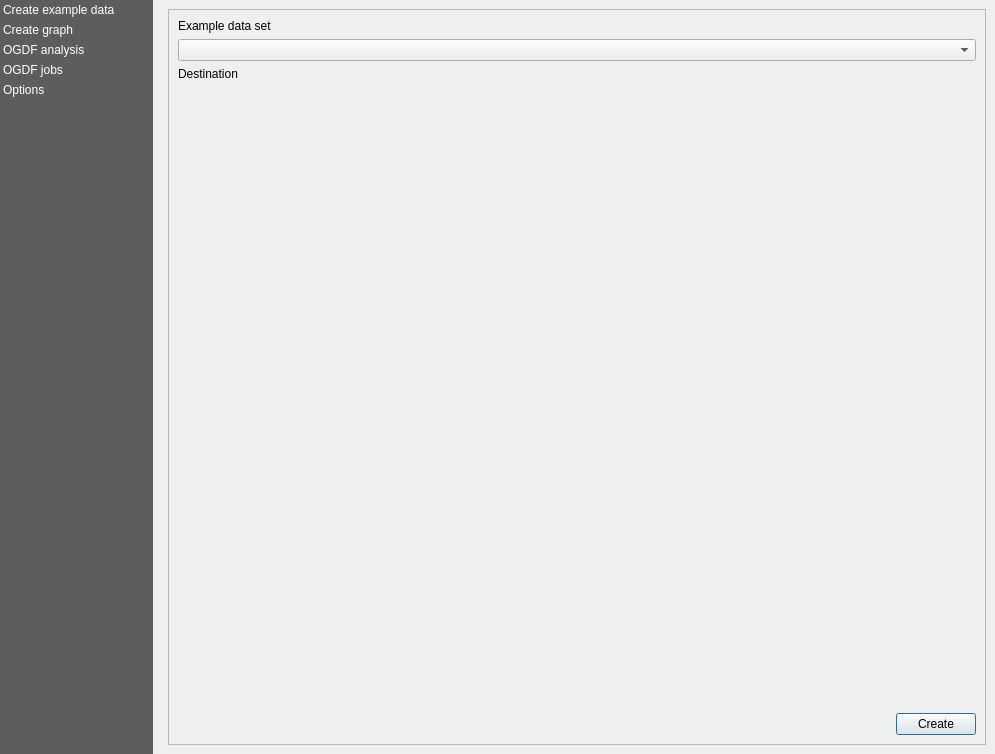
<?xml version="1.0" encoding="UTF-8"?>
<ui version="4.0">
 <class>content_window</class>
 <widget class="QDialog" name="content_window">
  <property name="windowModality">
   <enum>Qt::WindowModal</enum>
  </property>
  <property name="geometry">
   <rect>
    <x>0</x>
    <y>0</y>
    <width>995</width>
    <height>754</height>
   </rect>
  </property>
  <property name="windowTitle">
   <string notr="true">Proto Plugin</string>
  </property>
  <property name="accessibleName">
   <string/>
  </property>
  <layout class="QHBoxLayout" name="horizontalLayout_2">
   <property name="leftMargin">
    <number>0</number>
   </property>
   <property name="topMargin">
    <number>0</number>
   </property>
   <property name="rightMargin">
    <number>0</number>
   </property>
   <property name="bottomMargin">
    <number>0</number>
   </property>
   <item>
    <widget class="QListWidget" name="menu_list">
     <property name="sizePolicy">
      <sizepolicy hsizetype="Minimum" vsizetype="Expanding">
       <horstretch>0</horstretch>
       <verstretch>0</verstretch>
      </sizepolicy>
     </property>
     <property name="minimumSize">
      <size>
       <width>100</width>
       <height>200</height>
      </size>
     </property>
     <property name="maximumSize">
      <size>
       <width>153</width>
       <height>16777215</height>
      </size>
     </property>
     <property name="styleSheet">
      <string notr="true">QListWidget{
	background-color: rgb(69, 69, 69, 220);
	outline: 0;
}
QListWidget::item {
	color: white;
	padding: 3px;
}
QListWidget::item::selected {
	color: black;
	background-color:palette(Window);
    padding-right: 0px;
}</string>
     </property>
     <property name="frameShape">
      <enum>QFrame::Box</enum>
     </property>
     <property name="lineWidth">
      <number>0</number>
     </property>
     <property name="showDropIndicator" stdset="0">
      <bool>true</bool>
     </property>
     <property name="iconSize">
      <size>
       <width>32</width>
       <height>32</height>
      </size>
     </property>
     <property name="movement">
      <enum>QListView::Static</enum>
     </property>
     <property name="layoutMode">
      <enum>QListView::SinglePass</enum>
     </property>
     <property name="viewMode">
      <enum>QListView::ListMode</enum>
     </property>
     <property name="uniformItemSizes">
      <bool>true</bool>
     </property>
     <property name="currentRow">
      <number>-1</number>
     </property>
     <property name="sortingEnabled">
      <bool>false</bool>
     </property>
     <item>
      <property name="text">
       <string>Create example data</string>
      </property>
     </item>
     <item>
      <property name="text">
       <string>Create graph</string>
      </property>
     </item>
     <item>
      <property name="text">
       <string>OGDF analysis</string>
      </property>
     </item>
     <item>
      <property name="text">
       <string>OGDF jobs</string>
      </property>
     </item>
     <item>
      <property name="text">
       <string>Options</string>
      </property>
     </item>
    </widget>
   </item>
   <item>
    <widget class="QWidget" name="content_widget" native="true">
     <layout class="QVBoxLayout" name="content_widget_layout">
      <item>
       <widget class="QScrollArea" name="content_scroll">
        <property name="widgetResizable">
         <bool>true</bool>
        </property>
        <widget class="QWidget" name="scroll_inside_widget">
         <property name="geometry">
          <rect>
           <x>0</x>
           <y>0</y>
           <width>816</width>
           <height>734</height>
          </rect>
         </property>
         <property name="minimumSize">
          <size>
           <width>783</width>
           <height>0</height>
          </size>
         </property>
         <layout class="QVBoxLayout" name="verticalLayout_5">
          <property name="leftMargin">
           <number>0</number>
          </property>
          <property name="topMargin">
           <number>0</number>
          </property>
          <property name="rightMargin">
           <number>0</number>
          </property>
          <property name="bottomMargin">
           <number>0</number>
          </property>
          <item>
           <widget class="QStackedWidget" name="stacked_content_views">
            <property name="currentIndex">
             <number>0</number>
            </property>
            <widget class="QWidget" name="create_example_data">
             <property name="sizePolicy">
              <sizepolicy hsizetype="Preferred" vsizetype="Maximum">
               <horstretch>0</horstretch>
               <verstretch>0</verstretch>
              </sizepolicy>
             </property>
             <layout class="QVBoxLayout" name="verticalLayout_2">
              <item>
               <layout class="QFormLayout" name="formLayout">
                <item row="0" column="0">
                 <widget class="QLabel" name="example_data_label">
                  <property name="text">
                   <string>Example data set</string>
                  </property>
                 </widget>
                </item>
                <item row="1" column="0" colspan="2">
                 <widget class="QComboBox" name="example_data_input"/>
                </item>
                <item row="2" column="0">
                 <widget class="QLabel" name="example_data_output_label">
                  <property name="text">
                   <string>Destination</string>
                  </property>
                 </widget>
                </item>
                <item row="3" column="0" colspan="2">
                 <widget class="QgsFileWidget" name="example_data_output">
                  <property name="useLink">
                   <bool>false</bool>
                  </property>
                  <property name="fullUrl">
                   <bool>false</bool>
                  </property>
                  <property name="dialogTitle">
                   <string/>
                  </property>
                  <property name="storageMode">
                   <enum>QgsFileWidget::SaveFile</enum>
                  </property>
                 </widget>
                </item>
               </layout>
              </item>
              <item>
               <layout class="QHBoxLayout" name="horizontalLayout">
                <item>
                 <spacer name="horizontalSpacer_3">
                  <property name="orientation">
                   <enum>Qt::Horizontal</enum>
                  </property>
                  <property name="sizeHint" stdset="0">
                   <size>
                    <width>40</width>
                    <height>20</height>
                   </size>
                  </property>
                 </spacer>
                </item>
                <item>
                 <widget class="QPushButton" name="create_example_data_btn">
                  <property name="text">
                   <string>Create</string>
                  </property>
                  <property name="autoDefault">
                   <bool>true</bool>
                  </property>
                  <property name="default">
                   <bool>false</bool>
                  </property>
                  <property name="flat">
                   <bool>false</bool>
                  </property>
                 </widget>
                </item>
               </layout>
              </item>
             </layout>
            </widget>
            <widget class="QWidget" name="create_graph">
             <layout class="QVBoxLayout" name="verticalLayout_7">
              <item>
               <layout class="QVBoxLayout" name="verticalLayout">
                <item>
                 <widget class="QTabWidget" name="tabWidget">
                  <property name="currentIndex">
                   <number>0</number>
                  </property>
                  <widget class="QWidget" name="create_graph_params">
                   <attribute name="title">
                    <string>Parameters</string>
                   </attribute>
                   <widget class="QWidget" name="formLayoutWidget_2">
                    <property name="geometry">
                     <rect>
                      <x>9</x>
                      <y>9</y>
                      <width>791</width>
                      <height>161</height>
                     </rect>
                    </property>
                    <layout class="QFormLayout" name="formLayout_2">
                     <item row="0" column="1">
                      <widget class="QLabel" name="create_graph_input_label">
                       <property name="text">
                        <string>Raster or vector layer (only points or lines)</string>
                       </property>
                      </widget>
                     </item>
                     <item row="1" column="1">
                      <layout class="QHBoxLayout" name="horizontalLayout_5">
                       <item>
                        <widget class="QgsMapLayerComboBox" name="create_graph_input"/>
                       </item>
                       <item>
                        <widget class="QToolButton" name="create_graph_input_tools">
                         <property name="text">
                          <string>...</string>
                         </property>
                        </widget>
                       </item>
                      </layout>
                     </item>
                     <item row="3" column="1">
                      <widget class="QLabel" name="create_graph_output_label">
                       <property name="text">
                        <string>Destination</string>
                       </property>
                      </widget>
                     </item>
                     <item row="4" column="1">
                      <widget class="QgsFileWidget" name="create_graph_dest_output">
                       <property name="useLink">
                        <bool>false</bool>
                       </property>
                       <property name="fullUrl">
                        <bool>false</bool>
                       </property>
                       <property name="dialogTitle">
                        <string/>
                       </property>
                       <property name="storageMode">
                        <enum>QgsFileWidget::SaveFile</enum>
                       </property>
                      </widget>
                     </item>
                     <item row="2" column="1">
                      <widget class="QCheckBox" name="random_graph_checkbox">
                       <property name="text">
                        <string>Random graph</string>
                       </property>
                      </widget>
                     </item>
                    </layout>
                   </widget>
                   <widget class="QgsCollapsibleGroupBox" name="mGroupBox">
                    <property name="geometry">
                     <rect>
                      <x>10</x>
                      <y>180</y>
                      <width>791</width>
                      <height>291</height>
                     </rect>
                    </property>
                    <property name="title">
                     <string>Advanced Parameters</string>
                    </property>
                    <property name="alignment">
                     <set>Qt::AlignLeading|Qt::AlignLeft|Qt::AlignVCenter</set>
                    </property>
                    <property name="flat">
                     <bool>false</bool>
                    </property>
                    <property name="checkable">
                     <bool>false</bool>
                    </property>
                    <property name="collapsed">
                     <bool>false</bool>
                    </property>
                    <property name="scrollOnExpand">
                     <bool>false</bool>
                    </property>
                    <property name="saveCollapsedState">
                     <bool>true</bool>
                    </property>
                    <property name="saveCheckedState">
                     <bool>false</bool>
                    </property>
                    <widget class="QWidget" name="formLayoutWidget_3">
                     <property name="geometry">
                      <rect>
                       <x>10</x>
                       <y>30</y>
                       <width>771</width>
                       <height>291</height>
                      </rect>
                     </property>
                     <layout class="QFormLayout" name="formLayout_3">
                      <item row="2" column="0">
                       <widget class="QLabel" name="create_graph_cost_label">
                        <property name="text">
                         <string>Cost field [optional]</string>
                        </property>
                       </widget>
                      </item>
                      <item row="3" column="0" colspan="2">
                       <widget class="QgsFieldComboBox" name="create_graph_cost_input"/>
                      </item>
                      <item row="6" column="0">
                       <widget class="QLabel" name="create_graph_raster_label">
                        <property name="text">
                         <string>Rasterdata [optional]</string>
                        </property>
                       </widget>
                      </item>
                      <item row="7" column="0" colspan="2">
                       <layout class="QHBoxLayout" name="horizontalLayout_6">
                        <item>
                         <widget class="QgsFeaturePickerWidget" name="create_graph_raster_input"/>
                        </item>
                        <item>
                         <widget class="QToolButton" name="create_graph_raster_input_tools">
                          <property name="text">
                           <string>...</string>
                          </property>
                         </widget>
                        </item>
                       </layout>
                      </item>
                      <item row="8" column="0">
                       <widget class="QLabel" name="create_graph_rastertype_label">
                        <property name="text">
                         <string>Rasterdata type [optional]</string>
                        </property>
                       </widget>
                      </item>
                      <item row="9" column="0" colspan="2">
                       <widget class="QComboBox" name="create_graph_rastertype_input">
                        <item>
                         <property name="text">
                          <string>elevation</string>
                         </property>
                        </item>
                        <item>
                         <property name="text">
                          <string>prohibited area</string>
                         </property>
                        </item>
                        <item>
                         <property name="text">
                          <string>cost</string>
                         </property>
                        </item>
                       </widget>
                      </item>
                      <item row="0" column="0">
                       <widget class="QLabel" name="create_graph_distance_label">
                        <property name="text">
                         <string>Distance</string>
                        </property>
                       </widget>
                      </item>
                      <item row="1" column="0" colspan="2">
                       <widget class="QComboBox" name="create_graph_distance_input">
                        <item>
                         <property name="text">
                          <string>euclidian</string>
                         </property>
                        </item>
                        <item>
                         <property name="text">
                          <string>shortest path</string>
                         </property>
                        </item>
                       </widget>
                      </item>
                      <item row="4" column="0">
                       <widget class="QLabel" name="create_graph_poi_label">
                        <property name="text">
                         <string>Points of interest [optional] (point layer, only if line layer)</string>
                        </property>
                       </widget>
                      </item>
                      <item row="5" column="0" colspan="2">
                       <widget class="QgsFileWidget" name="create_graph_poi_input"/>
                      </item>
                     </layout>
                    </widget>
                   </widget>
                  </widget>
                  <widget class="QWidget" name="tab_4">
                   <attribute name="title">
                    <string>Log</string>
                   </attribute>
                   <widget class="QWidget" name="verticalLayoutWidget_2">
                    <property name="geometry">
                     <rect>
                      <x>10</x>
                      <y>10</y>
                      <width>791</width>
                      <height>641</height>
                     </rect>
                    </property>
                    <layout class="QVBoxLayout" name="verticalLayout_3">
                     <item>
                      <widget class="QTextBrowser" name="create_graph_log"/>
                     </item>
                    </layout>
                   </widget>
                  </widget>
                 </widget>
                </item>
               </layout>
              </item>
              <item>
               <layout class="QHBoxLayout" name="horizontalLayout_3">
                <item>
                 <spacer name="horizontalSpacer">
                  <property name="orientation">
                   <enum>Qt::Horizontal</enum>
                  </property>
                  <property name="sizeHint" stdset="0">
                   <size>
                    <width>40</width>
                    <height>20</height>
                   </size>
                  </property>
                 </spacer>
                </item>
                <item>
                 <widget class="QPushButton" name="create_graph_show_btn">
                  <property name="text">
                   <string>Show</string>
                  </property>
                  <property name="checkable">
                   <bool>false</bool>
                  </property>
                  <property name="checked">
                   <bool>false</bool>
                  </property>
                  <property name="autoRepeat">
                   <bool>false</bool>
                  </property>
                  <property name="autoExclusive">
                   <bool>false</bool>
                  </property>
                  <property name="autoDefault">
                   <bool>true</bool>
                  </property>
                  <property name="default">
                   <bool>false</bool>
                  </property>
                  <property name="flat">
                   <bool>false</bool>
                  </property>
                 </widget>
                </item>
                <item>
                 <widget class="QPushButton" name="create_graph_create_btn">
                  <property name="text">
                   <string>Create</string>
                  </property>
                  <property name="checkable">
                   <bool>false</bool>
                  </property>
                  <property name="default">
                   <bool>false</bool>
                  </property>
                 </widget>
                </item>
               </layout>
              </item>
             </layout>
            </widget>
            <widget class="QWidget" name="ogdf_analysis">
             <layout class="QVBoxLayout" name="verticalLayout_9">
              <item>
               <layout class="QVBoxLayout" name="verticalLayout_8">
                <item>
                 <widget class="QTabWidget" name="tabWidget_2">
                  <property name="currentIndex">
                   <number>0</number>
                  </property>
                  <widget class="QWidget" name="tab_5">
                   <attribute name="title">
                    <string>Parameters</string>
                   </attribute>
                   <widget class="QWidget" name="formLayoutWidget_7">
                    <property name="geometry">
                     <rect>
                      <x>9</x>
                      <y>9</y>
                      <width>791</width>
                      <height>161</height>
                     </rect>
                    </property>
                    <layout class="QFormLayout" name="formLayout_7">
                     <item row="0" column="1">
                      <widget class="QLabel" name="ogdf_analysis_job_label">
                       <property name="text">
                        <string>Job name</string>
                       </property>
                      </widget>
                     </item>
                     <item row="1" column="1">
                      <widget class="QLineEdit" name="ogdf_analysis_job_input"/>
                     </item>
                     <item row="2" column="1">
                      <widget class="QLabel" name="ogdf_analysis_graph_label">
                       <property name="text">
                        <string>Graph (Layer with graph ref. or graph file)</string>
                       </property>
                      </widget>
                     </item>
                     <item row="3" column="1">
                      <layout class="QHBoxLayout" name="horizontalLayout_9">
                       <item>
                        <widget class="QgsFeaturePickerWidget" name="ogdf_analysis_graph_input"/>
                       </item>
                       <item>
                        <widget class="QToolButton" name="ogdf_analysis_graph_input_tools">
                         <property name="text">
                          <string>...</string>
                         </property>
                        </widget>
                       </item>
                      </layout>
                     </item>
                     <item row="4" column="1">
                      <widget class="QLabel" name="ogdf_analysis_analysis_label">
                       <property name="text">
                        <string>Analysis</string>
                       </property>
                      </widget>
                     </item>
                     <item row="5" column="1">
                      <widget class="QComboBox" name="ogdf_analysis_analysis_input">
                       <item>
                        <property name="text">
                         <string>Spanner</string>
                        </property>
                       </item>
                      </widget>
                     </item>
                    </layout>
                   </widget>
                   <widget class="QgsCollapsibleGroupBox" name="mGroupBox_3">
                    <property name="geometry">
                     <rect>
                      <x>0</x>
                      <y>180</y>
                      <width>791</width>
                      <height>251</height>
                     </rect>
                    </property>
                    <property name="title">
                     <string>Advanced Parameters</string>
                    </property>
                    <property name="alignment">
                     <set>Qt::AlignLeading|Qt::AlignLeft|Qt::AlignVCenter</set>
                    </property>
                    <property name="flat">
                     <bool>false</bool>
                    </property>
                    <property name="checkable">
                     <bool>false</bool>
                    </property>
                    <property name="collapsed">
                     <bool>false</bool>
                    </property>
                    <property name="scrollOnExpand">
                     <bool>false</bool>
                    </property>
                    <property name="saveCollapsedState">
                     <bool>true</bool>
                    </property>
                    <property name="saveCheckedState">
                     <bool>false</bool>
                    </property>
                    <widget class="QWidget" name="formLayoutWidget_8">
                     <property name="geometry">
                      <rect>
                       <x>10</x>
                       <y>30</y>
                       <width>771</width>
                       <height>211</height>
                      </rect>
                     </property>
                     <layout class="QFormLayout" name="formLayout_8">
                      <item row="0" column="0">
                       <widget class="QLabel" name="ogdf_analysis_crs_label">
                        <property name="text">
                         <string>CRS (if not in graph input like .gml)</string>
                        </property>
                       </widget>
                      </item>
                      <item row="2" column="0">
                       <widget class="QLabel" name="ogdf_analysis_stretch_label">
                        <property name="text">
                         <string>stretch factor</string>
                        </property>
                       </widget>
                      </item>
                      <item row="3" column="0" colspan="2">
                       <widget class="QSpinBox" name="ogdf_analysis_stretch_input">
                        <property name="minimum">
                         <number>1</number>
                        </property>
                       </widget>
                      </item>
                      <item row="1" column="0" colspan="2">
                       <widget class="QgsProjectionSelectionWidget" name="ogdf_analysis_crs_input"/>
                      </item>
                     </layout>
                    </widget>
                   </widget>
                  </widget>
                  <widget class="QWidget" name="tab_6">
                   <attribute name="title">
                    <string>Log</string>
                   </attribute>
                   <widget class="QWidget" name="verticalLayoutWidget_6">
                    <property name="geometry">
                     <rect>
                      <x>10</x>
                      <y>10</y>
                      <width>791</width>
                      <height>641</height>
                     </rect>
                    </property>
                    <layout class="QVBoxLayout" name="verticalLayout_11">
                     <item>
                      <widget class="QTextBrowser" name="ogdf_analysis_log"/>
                     </item>
                    </layout>
                   </widget>
                  </widget>
                 </widget>
                </item>
                <item>
                 <layout class="QHBoxLayout" name="horizontalLayout_11">
                  <item>
                   <spacer name="horizontalSpacer_2">
                    <property name="orientation">
                     <enum>Qt::Horizontal</enum>
                    </property>
                    <property name="sizeHint" stdset="0">
                     <size>
                      <width>40</width>
                      <height>20</height>
                     </size>
                    </property>
                   </spacer>
                  </item>
                  <item>
                   <widget class="QPushButton" name="ogdf_analysis_run_btn">
                    <property name="text">
                     <string>Run job</string>
                    </property>
                   </widget>
                  </item>
                 </layout>
                </item>
               </layout>
              </item>
             </layout>
            </widget>
            <widget class="QWidget" name="ogdf_jobs">
             <property name="enabled">
              <bool>true</bool>
             </property>
             <layout class="QVBoxLayout" name="verticalLayout_12">
              <item>
               <layout class="QVBoxLayout" name="verticalLayout_6">
                <item>
                 <layout class="QFormLayout" name="formLayout_4">
                  <item row="0" column="0">
                   <widget class="QLabel" name="ogdf_jobs_jobs_label">
                    <property name="text">
                     <string>Jobs</string>
                    </property>
                   </widget>
                  </item>
                  <item row="0" column="1">
                   <widget class="QLabel" name="ogdf_jobs_status_label">
                    <property name="text">
                     <string>Status</string>
                    </property>
                   </widget>
                  </item>
                  <item row="1" column="0">
                   <widget class="QListWidget" name="ogdf_jobs_list">
                    <property name="autoScrollMargin">
                     <number>16</number>
                    </property>
                    <item>
                     <property name="text">
                      <string>Job 1</string>
                     </property>
                    </item>
                    <item>
                     <property name="text">
                      <string>Job 2</string>
                     </property>
                    </item>
                    <item>
                     <property name="text">
                      <string>Job 3</string>
                     </property>
                    </item>
                   </widget>
                  </item>
                  <item row="1" column="1">
                   <widget class="QTextBrowser" name="ogdf_jobs_status_text"/>
                  </item>
                  <item row="2" column="0" colspan="2">
                   <widget class="QProgressBar" name="ogdf_jobs_progressbar">
                    <property name="value">
                     <number>24</number>
                    </property>
                   </widget>
                  </item>
                  <item row="4" column="0">
                   <widget class="QLabel" name="ogdf_jobs_output_label">
                    <property name="styleSheet">
                     <string notr="true">m</string>
                    </property>
                    <property name="lineWidth">
                     <number>1</number>
                    </property>
                    <property name="text">
                     <string>Destination (if done)</string>
                    </property>
                    <property name="scaledContents">
                     <bool>false</bool>
                    </property>
                    <property name="wordWrap">
                     <bool>false</bool>
                    </property>
                    <property name="margin">
                     <number>0</number>
                    </property>
                    <property name="indent">
                     <number>-1</number>
                    </property>
                   </widget>
                  </item>
                  <item row="5" column="0" colspan="2">
                   <widget class="QgsFileWidget" name="ogdf_jobs_output"/>
                  </item>
                  <item row="3" column="0" colspan="2">
                   <spacer name="verticalSpacer">
                    <property name="orientation">
                     <enum>Qt::Vertical</enum>
                    </property>
                    <property name="sizeHint" stdset="0">
                     <size>
                      <width>20</width>
                      <height>10</height>
                     </size>
                    </property>
                   </spacer>
                  </item>
                 </layout>
                </item>
                <item>
                 <widget class="QDialogButtonBox" name="ogdf_jobs_buttons">
                  <property name="standardButtons">
                   <set>QDialogButtonBox::Cancel|QDialogButtonBox::Retry|QDialogButtonBox::Save</set>
                  </property>
                  <property name="centerButtons">
                   <bool>false</bool>
                  </property>
                 </widget>
                </item>
               </layout>
              </item>
             </layout>
            </widget>
            <widget class="QWidget" name="options">
             <layout class="QVBoxLayout" name="verticalLayout_10">
              <item>
               <layout class="QVBoxLayout" name="verticalLayout_4">
                <item>
                 <widget class="QGroupBox" name="options_server_settings">
                  <property name="title">
                   <string>Server settings</string>
                  </property>
                  <widget class="QWidget" name="formLayoutWidget_5">
                   <property name="geometry">
                    <rect>
                     <x>10</x>
                     <y>30</y>
                     <width>791</width>
                     <height>46</height>
                    </rect>
                   </property>
                   <layout class="QFormLayout" name="formLayout_5">
                    <item row="0" column="0">
                     <widget class="QLabel" name="options_server_adress_label">
                      <property name="text">
                       <string>Server address</string>
                      </property>
                     </widget>
                    </item>
                    <item row="1" column="0" colspan="2">
                     <widget class="QLineEdit" name="options_server_adress_input"/>
                    </item>
                   </layout>
                  </widget>
                  <widget class="QGroupBox" name="options_credentials">
                   <property name="geometry">
                    <rect>
                     <x>10</x>
                     <y>90</y>
                     <width>791</width>
                     <height>171</height>
                    </rect>
                   </property>
                   <property name="title">
                    <string>Credentials</string>
                   </property>
                   <widget class="QWidget" name="formLayoutWidget_4">
                    <property name="geometry">
                     <rect>
                      <x>9</x>
                      <y>29</y>
                      <width>771</width>
                      <height>131</height>
                     </rect>
                    </property>
                    <layout class="QFormLayout" name="formLayout_6">
                     <item row="0" column="0">
                      <widget class="QLabel" name="options_credentials_username_label">
                       <property name="text">
                        <string>Username</string>
                       </property>
                      </widget>
                     </item>
                     <item row="2" column="0">
                      <widget class="QLabel" name="options_credentials_password_label">
                       <property name="text">
                        <string>Password</string>
                       </property>
                      </widget>
                     </item>
                     <item row="3" column="0" colspan="2">
                      <widget class="QgsPasswordLineEdit" name="options_credentials_password_input"/>
                     </item>
                     <item row="1" column="0" colspan="2">
                      <widget class="QLineEdit" name="options_credentials_username_input"/>
                     </item>
                    </layout>
                   </widget>
                  </widget>
                 </widget>
                </item>
               </layout>
              </item>
              <item>
               <widget class="QDialogButtonBox" name="options_save_btn">
                <property name="standardButtons">
                 <set>QDialogButtonBox::Save</set>
                </property>
               </widget>
              </item>
             </layout>
            </widget>
           </widget>
          </item>
         </layout>
        </widget>
       </widget>
      </item>
     </layout>
    </widget>
   </item>
  </layout>
 </widget>
 <customwidgets>
  <customwidget>
   <class>QgsCollapsibleGroupBox</class>
   <extends>QGroupBox</extends>
   <header>qgscollapsiblegroupbox.h</header>
   <container>1</container>
  </customwidget>
  <customwidget>
   <class>QgsFeaturePickerWidget</class>
   <extends>QWidget</extends>
   <header>qgsfeaturepickerwidget.h</header>
  </customwidget>
  <customwidget>
   <class>QgsFieldComboBox</class>
   <extends>QComboBox</extends>
   <header>qgsfieldcombobox.h</header>
  </customwidget>
  <customwidget>
   <class>QgsFileWidget</class>
   <extends>QWidget</extends>
   <header>qgsfilewidget.h</header>
   <container>1</container>
  </customwidget>
  <customwidget>
   <class>QgsMapLayerComboBox</class>
   <extends>QComboBox</extends>
   <header>qgsmaplayercombobox.h</header>
  </customwidget>
  <customwidget>
   <class>QgsPasswordLineEdit</class>
   <extends>QLineEdit</extends>
   <header>qgspasswordlineedit.h</header>
  </customwidget>
  <customwidget>
   <class>QgsProjectionSelectionWidget</class>
   <extends>QWidget</extends>
   <header>qgsprojectionselectionwidget.h</header>
  </customwidget>
 </customwidgets>
 <tabstops>
  <tabstop>content_scroll</tabstop>
  <tabstop>menu_list</tabstop>
 </tabstops>
 <resources/>
 <connections/>
</ui>
